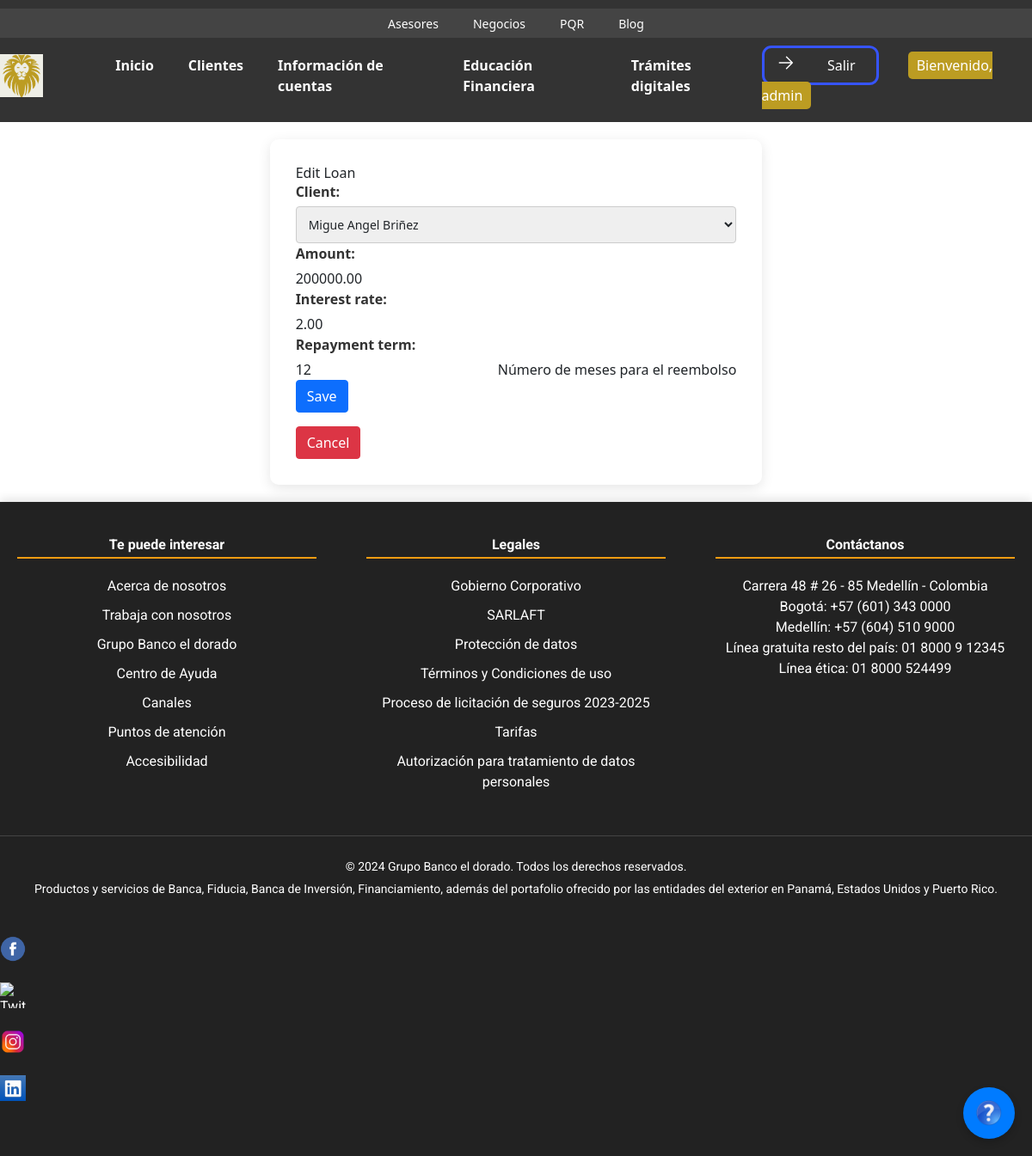
/loans/2/update/ (signed in), run on the app's committed database.
### blog/models.py (models this page shows, shortened)
class Loan(models.Model):
    client = models.ForeignKey(Client, on_delete=models.CASCADE, related_name='loans')
    amount = models.DecimalField(max_digits=10, decimal_places=2)
    interest_rate = models.DecimalField(max_digits=5, decimal_places=2)
    repayment_term = models.IntegerField(help_text="Número de meses para el reembolso")
    created_at = models.DateTimeField(auto_now_add=True)
    updated_at = models.DateTimeField(auto_now=True)
    class Meta:
        ordering = ['-created_at']

### blog/views.py (the view)
# urls.py: path('loans/<int:id>/update/', views.loan_update, name='loan_update'),
@login_required
def loan_update(request, id):
    loan = get_object_or_404(Loan, id=id)
    if request.method == 'POST':
        form = LoanForm(request.POST, instance=loan)
        if form.is_valid():
            form.save()
            return redirect('blog:loan_detail', id=id)
    else:
        form = LoanForm(instance=loan)
    return render(request, 'loan/loan_form.html', {'form': form})

### blog/forms.py
class LoanForm(forms.ModelForm):
    class Meta:
        model = Loan
        fields = ['client', 'amount', 'interest_rate', 'repayment_term']

### blog/models.py (called while the page is built)
    def __str__(self):
        return self.name

### blog/templates/loan/loan_form.html (shortened to what this page needs)
{% extends "base.html" %}
{% block content %}
<h2>{% if form.instance.pk %}Edit{% else %}Create{% endif %} Loan</h2>
<form method="post">
    {{ form.as_p }}
    <button type="submit" class="btn btn-primary mb-3">Save</button>
</form>
<a href="{% url 'blog:loan_list' %}" class="btn btn-danger">Cancel</a>
{% endblock %}

### blog/templates/base.html (shortened to what this page needs)
{% load static %}
<!DOCTYPE html>
<html lang="es">
<head>
    <link href="{% static 'css/body.css' %}" rel="stylesheet">
    <link href="{% static 'css/adminw.css' %}" rel="stylesheet">
    <link href="https://cdn.jsdelivr.net/npm/bootstrap@5.1.3/dist/css/bootstrap.min.css" rel="stylesheet">
    <link href="{% static 'css/chatbot.css' %}" rel="stylesheet">
    <link rel="stylesheet" href="https://cdnjs.cloudflare.com/ajax/libs/font-awesome/5.15.4/css/all.min.css">
    <script src="https://cdn.tailwindcss.com"></script>
</head>
<body>
    <header>
        <div class="top-menu">
            <ul>
                <li><a href="/asesores/">Asesores</a></li>
                <li><a href="/negocios/">Negocios</a></li>
                <li><a href="/pqr/">PQR</a></li>
                <li><a href="/blog/">Blog</a></li>
            </ul>
        </div>
        <div class="header-container">
            <div class="logo">
                <img src="{% static 'images/logo.png' %}" alt="Logo">
            </div>
            <nav>
                <ul>
                    <li><a href="/">Inicio</a></li>
                    <li><a href="/clients/">Clientes</a></li>
                    <li><a href="/get-card-info">Información de cuentas</a></li>
                    <li><a href="/educacion/">Educación Financiera</a>
                    </li>
                    <li><a href="/tramites/">Trámites digitales</a></li>
                </ul>
            </nav>
            <div class="user-info">
                {% if user.is_authenticated %}
                    <button class="custom-button" onclick="window.location.href='/logout/'">
                        <svg xmlns="http://www.w3.org/2000/svg" fill="none" viewBox="0 0 24 24" stroke-width="1.5" stroke="currentColor" class="w-6 h-6">
                            <path stroke-linecap="round" stroke-linejoin="round" d="M4.5 12h15m0 0l-6.75-6.75M19.5 12l-6.75 6.75"></path>
                        </svg>
                        <div class="custom-text">
                            Salir
                        </div>
                    </button>
                    <span class="welcome-message" style="margin-left: 30px; background-color: #BC9C22; padding: 5px 10px; border-radius: 5px; animation: fadeIn 1s;">
                        Bienvenido, {{ user.username }}
                    </span>
                {% endif %}
            </div>
        </div>
    </header>
    <div id="content">
        {% block content %}{% endblock %}
    </div>
    <footer class="footer">
        <div class="footer-container">
            <div class="footer-section">
                <h4>Te puede interesar</h4>
                <ul>
                    <li><a href="#">Acerca de nosotros</a></li>
                    <li><a href="#">Trabaja con nosotros</a></li>
                    <li><a href="#">Grupo Banco el dorado</a></li>
                    <li><a href="#">Centro de Ayuda</a></li>
                    <li><a href="#">Canales</a></li>
                    <li><a href="#">Puntos de atención</a></li>
                    <li><a href="#">Accesibilidad</a></li>
                </ul>
            </div>
            <div class="footer-section">
                <h4>Legales</h4>
                <ul>
                    <li><a href="#">Gobierno Corporativo</a></li>
                    <li><a href="#">SARLAFT</a></li>
                    <li><a href="#">Protección de datos</a></li>
                    <li><a href="#">Términos y Condiciones de uso</a></li>
                    <li><a href="#">Proceso de licitación de seguros 2023-2025</a></li>
                    <li><a href="#">Tarifas</a></li>
                    <li><a href="#">Autorización para tratamiento de datos personales</a></li>
                </ul>
            </div>
            <div class="footer-section">
                <h4>Contáctanos</h4>
                <p>Carrera 48 # 26 - 85 Medellín - Colombia</p>
                <p>Bogotá: +57 (601) 343 0000</p>
                <p>Medellín: +57 (604) 510 9000</p>
                <p>Línea gratuita resto del país: 01 8000 9 12345</p>
                <p>Línea ética: 01 8000 524499</p>
            </div>
        </div>
        <div class="footer-bottom">
            <p>&copy; 2024 Grupo Banco el dorado. Todos los derechos reservados.</p>
            <p>Productos y servicios de Banca, Fiducia, Banca de Inversión, Financiamiento, además del portafolio ofrecido por las entidades del exterior en Panamá, Estados Unidos y Puerto Rico.</p>
            <div class="social-media">
                <a href="#"><img src="{% static 'images/facebook.png' %}" alt="Facebook"></a>
                <a href="#"><img src="{% static 'images/x.png' %}" alt="Twitter"></a>
                <a href="#"><img src="{% static 'images/instagram.png' %}" alt="Instagram"></a>
                <a href="#"><img src="{% static 'images/linked.png' %}" alt="LinkedIn"></a>
            </div>
        </div>
    </footer>
    <div class="help-button">
        <a href="https://www.userlike.com/umc/#/inbox/81431049">
            <img src="{% static 'images/help.png' %}" alt="Ayuda">
        </a>
    </div>
</body>
</html>

### blog/static/css/body.css (style rules this page uses)
form label { font-size: 16px; font-weight: bold; color: #333; display: block; margin-bottom: 5px; }
form input[type="text"], form select, form textarea { width: 100%; padding: 10px; border: 1px solid #ccc; border-radius: 4px; font-size: 14px; box-sizing: border-box; }
body { font-family: 'Roboto', sans-serif; background-color: #f4f4f4; margin: 0; padding: 0; width: 100%; animation: fadeIn 1s ease-in-out; }
.logo { width: 10%; height: auto; }
header { background-color: #333; color: #fff; padding: 10px 0; position: relative; z-index: 1000; }
.header-container { max-width: 1200px; margin: 0 auto; display: flex; justify-content: space-between; align-items: center; }
.logo img { max-width: 50px; }
nav { display: flex; align-items: center; }
nav ul { display: flex; list-style: none; margin: 0; padding: 0; }
nav ul li { margin: 0 15px; }
nav ul li a { color: #fff; text-decoration: none; font-weight: bold; transition: color 0.3s; }
.top-menu { background-color: #444; padding: 5px 0; text-align: center; }
.top-menu ul { display: flex; justify-content: center; margin: 0; padding: 0; list-style: none; }
.top-menu ul li { margin: 0 20px; }
.top-menu ul li a { color: #fff; text-decoration: none; font-size: 14px; transition: color 0.3s; }
nav { margin: 20px 0; }
nav ul { list-style-type: none; padding: 0; display: flex; justify-content: center; }
nav ul li { margin: 0 20px; }
nav ul li a { color: white; text-decoration: none; font-weight: bold; transition: color 0.3s ease; }
#content { max-width: 900px; margin: 20px auto; padding: 30px; background: white; border-radius: 10px; box-shadow: 0 4px 15px rgba(0, 0, 0, 0.1); animation: fadeIn 0.8s ease-in-out; }
footer { background: #4CAF50; color: white; text-align: center; padding: 20px; position: relative; bottom: 0; width: 100%; box-shadow: 0 -4px 10px rgba(0, 0, 0, 0.1); animation: slideUp 1s ease-in-out; }
.footer { background-color: #222; color: #fff; padding: 40px 0; font-family: 'Roboto', sans-serif; }
.footer-container { display: flex; justify-content: space-between; max-width: 1200px; margin: 0 auto; padding: 0 20px; }
.footer-section { width: 30%; }
.footer-section h4 { margin-bottom: 20px; font-weight: bold; border-bottom: 2px solid #f39c12; padding-bottom: 5px; }
.footer-section ul { list-style: none; padding: 0; }
.footer-section ul li { margin: 10px 0; }
.footer-section ul li a { color: #fff; text-decoration: none; transition: color 0.3s ease; }
.footer-bottom { text-align: center; margin-top: 40px; border-top: 1px solid #444; padding-top: 20px; }
.footer-bottom p { margin: 5px 0; font-size: 14px; }
.social-media { margin-top: 20px; }
.social-media a { margin: 0 10px; transition: transform 0.3s ease; }
.social-media img { width: 30px; height: 30px; }
.footer { animation: fadeIn 0.8s ease-in; }

### blog/static/css/adminw.css (style rules this page uses)
.custom-button { background-color: #ffffff00; color: #fff; width: 8.5em; height: 2.9em; border: #3654ff 0.2em solid; border-radius: 11px; text-align: right; transition: all 0.6s ease; }
.custom-button svg { width: 1.6em; margin: -0.2em 0.8em 1em; position: absolute; display: flex; transition: all 0.6s ease; }
.custom-text { margin: 0 1.5em; }
html, body { height: 100%; margin: 0; }
body { display: flex; flex-direction: column; }
#content { flex: 1; }
footer { background: #333; color: white; text-align: center; padding: 20px; }

### blog/static/css/chatbot.css (style rules this page uses)
.help-button { position: fixed; bottom: 20px; right: 20px; background-color: #007bff; border-radius: 50%; width: 60px; height: 60px; display: flex; justify-content: center; align-items: center; cursor: pointer; box-shadow: 0px 4px 8px rgba(0, 0, 0, 0.2); }
.help-button img { width: 30px; height: 30px; }

### data on the page
Loan: client "Migue Angel Briñez", amount "200000.00", interest_rate "2.00", repayment_term "12"

### other printed values
{{ user.username }} "admin"
